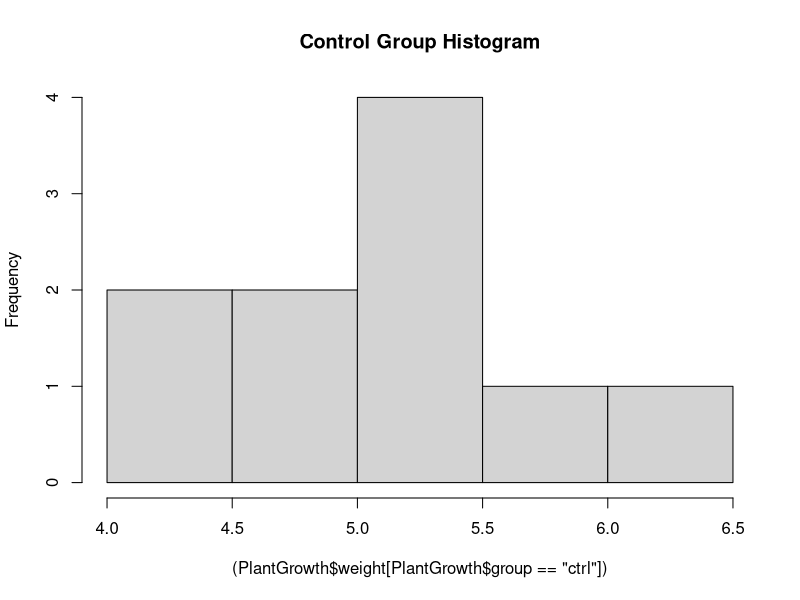
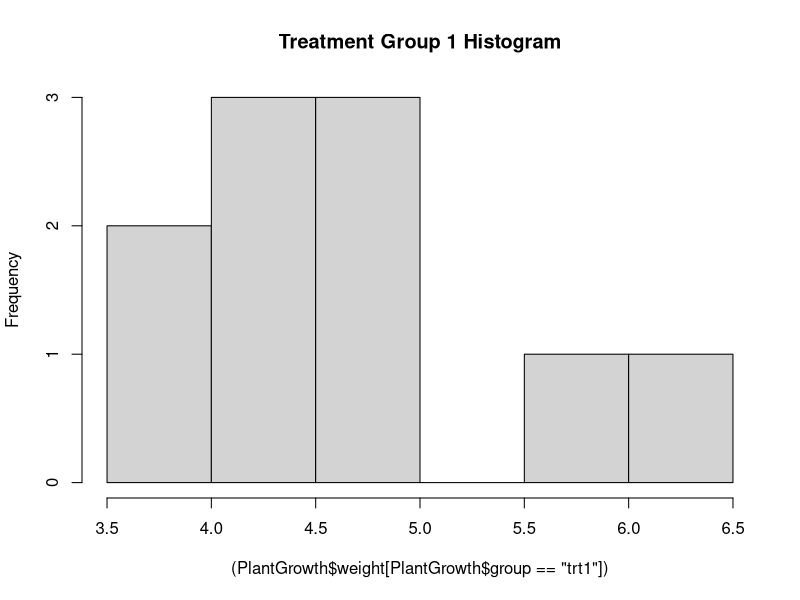
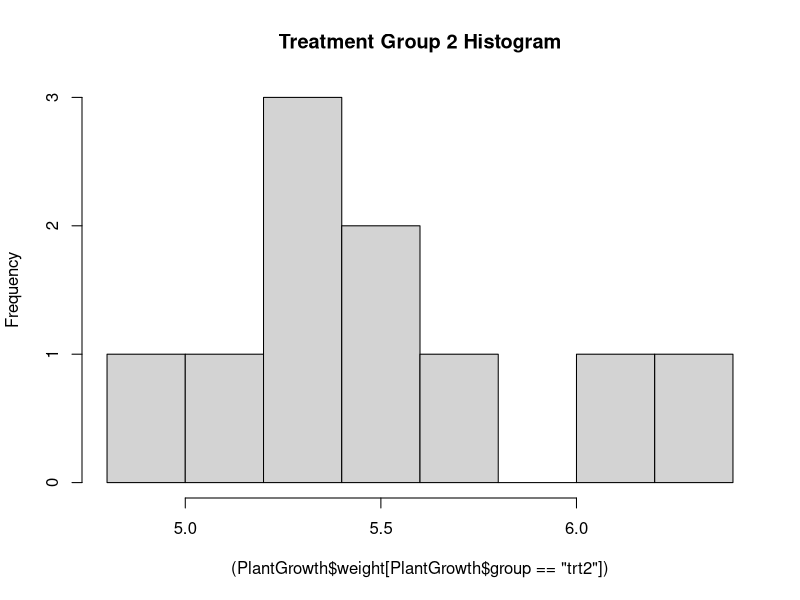
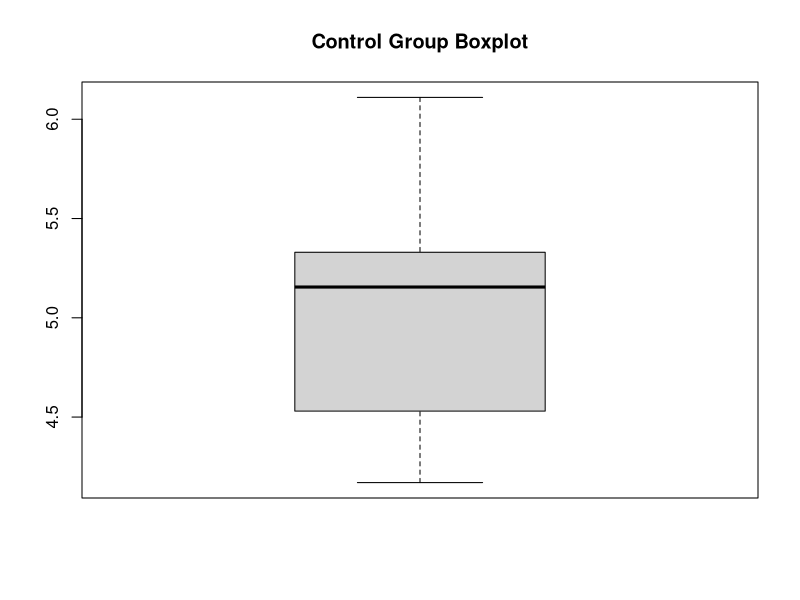
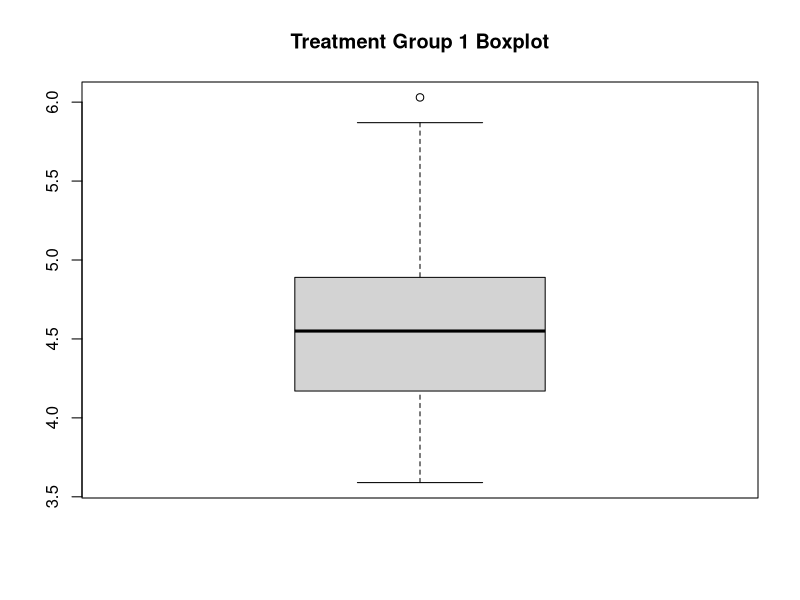
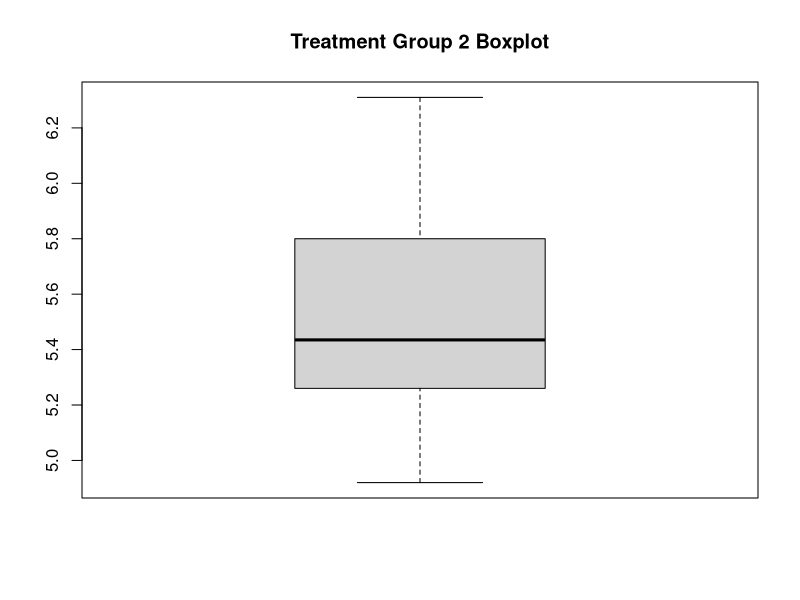

Source code (R) for these figures, in order:
#######################################################################
#
# Author: DeAndre Thomas
# Professor: Dr. Anastasopoulos
# Purpose: Homework 4
# Class: IST 772
# Date: 05/06/2022
#
#######################################################################

# Question 7

PlantGrowth
View(PlantGrowth)

summary(PlantGrowth)
# The output of 'summary(PlantGrowth)' shows that there are two columns of 
# data; 'weight' and 'group'. The 'group' column, per the summary function, 
# shows three categories control ('ctrl'), treatment 1('trt1'), and 
# treatment 2('trt2'), all having 10 items each. The 'weight' column, per the 
# summary function, shows the minimum value, 1st quartile, 2nd quartile 
# (median), 3rd quartile, and maximum value. 


hist((PlantGrowth$weight[PlantGrowth$group=="ctrl"])
     , main = "Control Group Histogram")
hist((PlantGrowth$weight[PlantGrowth$group=="trt1"])
     , main = "Treatment Group 1 Histogram")
hist((PlantGrowth$weight[PlantGrowth$group=="trt2"])
     , main = "Treatment Group 2 Histogram")

# The control group shows more of a normal distribution of values. Treatment
# group 1 demonstrates right skewed distribution. Treatment group 2 
# demonstrates normal distribution of values, as well. We can also see that
# the minimum, maximum, mode, and median values of these subsets are different. 

#######################################################################

# Question 8

boxplot(PlantGrowth$weight[PlantGrowth$group=="ctrl"]
        , main = "Control Group Boxplot")
boxplot(PlantGrowth$weight[PlantGrowth$group=="trt1"]
        , main = "Treatment Group 1 Boxplot")
boxplot(PlantGrowth$weight[PlantGrowth$group=="trt2"]
        , main = "Treatment Group 2 Boxplot")

# The mean value of the test group 2 is the highest at 5.4, with the 
# treatment group 1 at ~4.5-4.6, and the control group at ~5.1. Test group 1
# also has an outlier that is displayed on the boxplot. 

#######################################################################

# Question 9

t.test(PlantGrowth$weight[PlantGrowth$group=="ctrl"]
       , (PlantGrowth$weight[PlantGrowth$group=="trt1"]))

# The 95% confidence interval is [5.032, 4.661]. This means that there is a 
# 95% chance that the population mean of the control and treatment 1 group 
# will fall within the values of this confidence interval. 

#######################################################################

# Question 10

t.test(PlantGrowth$weight[PlantGrowth$group=="ctrl"]
       , (PlantGrowth$weight[PlantGrowth$group=="trt2"]))

# The 95% confidence interval is [5.032, 5.526]. This means that there is a 
# 95% chance that the population mean of the control and treatment 2 group 
# will fall within the values of this confidence interval. 



